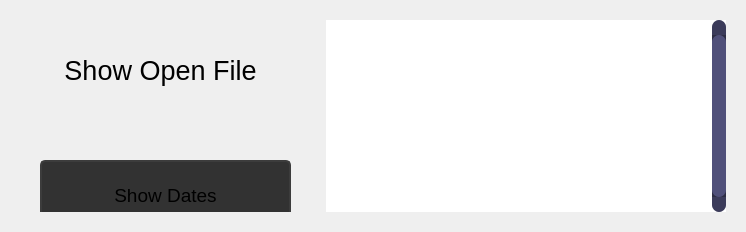
                  <widget class="QWidget" name="page_showFile">
                   <layout class="QHBoxLayout" name="horizontalLayout_14">
                    <item>
                     <widget class="QFrame" name="frame_showFile1">
                      <property name="frameShape">
                       <enum>QFrame::NoFrame</enum>
                      </property>
                      <property name="frameShadow">
                       <enum>QFrame::Raised</enum>
                      </property>
                      <layout class="QHBoxLayout" name="horizontalLayout_15">
                       <item>
                        <widget class="QFrame" name="frame_showFile2">
                         <property name="minimumSize">
                          <size>
                           <width>300</width>
                           <height>0</height>
                          </size>
                         </property>
                         <property name="styleSheet">
                          <string notr="true"/>
                         </property>
                         <property name="frameShape">
                          <enum>QFrame::NoFrame</enum>
                         </property>
                         <property name="frameShadow">
                          <enum>QFrame::Raised</enum>
                         </property>
                         <widget class="QLabel" name="label_file">
                          <property name="geometry">
                           <rect>
                            <x>10</x>
                            <y>10</y>
                            <width>261</width>
                            <height>81</height>
                           </rect>
                          </property>
                          <property name="font">
                           <font>
                            <pointsize>20</pointsize>
                           </font>
                          </property>
                          <property name="styleSheet">
                           <string notr="true">QTextLabel{
background-color: rgb(255, 255, 255);
}</string>
                          </property>
                          <property name="text">
                           <string>Show Open File</string>
                          </property>
                          <property name="alignment">
                           <set>Qt::AlignCenter</set>
                          </property>
                         </widget>
                         <widget class="QPushButton" name="btn_mostrarDados">
                          <property name="geometry">
                           <rect>
                            <x>20</x>
                            <y>140</y>
                            <width>251</width>
                            <height>71</height>
                           </rect>
                          </property>
                          <property name="font">
                           <font>
                            <pointsize>14</pointsize>
                           </font>
                          </property>
                          <property name="styleSheet">
                           <string notr="true">QPushButton {	
	background-color: rgb(50, 50, 50);
	border: 2px solid rgb(60, 60, 60);
	border-radius: 5px;
}
QPushButton:hover {	
	background-color: rgb(60, 60, 60);
	border: 2px solid rgb(70, 70, 70);
}
QPushButton:pressed {	
	background-color: rgb(250, 230, 0);
	border: 2px solid rgb(255, 165, 24);	
	color: rgb(35, 35, 35);
}</string>
                          </property>
                          <property name="text">
                           <string>Show Dates</string>
                          </property>
                         </widget>
                        </widget>
                       </item>
                       <item>
                        <widget class="QTextEdit" name="textEditFile">
                         <property name="minimumSize">
                          <size>
                           <width>400</width>
                           <height>0</height>
                          </size>
                         </property>
                         <property name="font">
                          <font>
                           <pointsize>12</pointsize>
                          </font>
                         </property>
                         <property name="styleSheet">
                          <string notr="true">QTextEdit{
background-color: rgb(255, 255, 255);
color: black;
}
QTextEdit:focus {
	border: 2px solid rgb(255, 207, 0);

	color: black;
}
QScrollBar:vertical {
	border: none;
    background: rgb(45, 45, 68);
    width: 14px;
    margin: 15px 0 15px 0;
	border-radius: 0px;
 }

/*  HANDLE BAR VERTICAL */
QScrollBar::handle:vertical {	
	background-color: rgb(80, 80, 122);
	min-height: 30px;
	border-radius: 7px;
}
QScrollBar::handle:vertical:hover{	
	background-color:  rgb(255, 207, 0);
}
QScrollBar::handle:vertical:pressed {	
	background-color:  rgb(255, 207, 0);
}

/* BTN TOP - SCROLLBAR */
QScrollBar::sub-line:vertical {
	border: none;
	background-color: rgb(59, 59, 90);
	height: 15px;
	border-top-left-radius: 7px;
	border-top-right-radius: 7px;
	subcontrol-position: top;
	subcontrol-origin: margin;
}
QScrollBar::sub-line:vertical:hover {	
	background-color:  rgb(255, 207, 0);
}
QScrollBar::sub-line:vertical:pressed {	
	background-color: rgb(185, 0, 92);
}

/* BTN BOTTOM - SCROLLBAR */
QScrollBar::add-line:vertical {
	border: none;
	background-color: rgb(59, 59, 90);
	height: 15px;
	border-bottom-left-radius: 7px;
	border-bottom-right-radius: 7px;
	subcontrol-position: bottom;
	subcontrol-origin: margin;
}
QScrollBar::add-line:vertical:hover {	
	background-color:  rgb(255, 207, 0);
}
QScrollBar::add-line:vertical:pressed {	
	background-color: rgb(185, 0, 92);
}

/* RESET ARROW */
QScrollBar::up-arrow:vertical, QScrollBar::down-arrow:vertical {
	background: none;
}
QScrollBar::add-page:vertical, QScrollBar::sub-page:vertical {
	background: none;
}</string>
                         </property>
                         <property name="frameShape">
                          <enum>QFrame::NoFrame</enum>
                         </property>
                         <property name="verticalScrollBarPolicy">
                          <enum>Qt::ScrollBarAlwaysOn</enum>
                         </property>
                        </widget>
                       </item>
                      </layout>
                     </widget>
                    </item>
                   </layout>
                  </widget>
